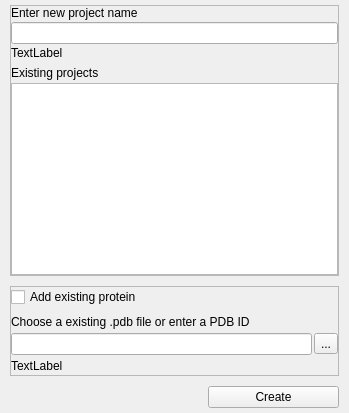
            <widget class="QWidget" name="create_new_project">
             <layout class="QVBoxLayout" name="verticalLayout_38">
              <property name="spacing">
               <number>10</number>
              </property>
              <property name="leftMargin">
               <number>10</number>
              </property>
              <property name="topMargin">
               <number>5</number>
              </property>
              <property name="rightMargin">
               <number>10</number>
              </property>
              <property name="bottomMargin">
               <number>5</number>
              </property>
              <item>
               <widget class="QFrame" name="main_open_frame">
                <property name="frameShape">
                 <enum>QFrame::StyledPanel</enum>
                </property>
                <property name="frameShadow">
                 <enum>QFrame::Raised</enum>
                </property>
                <layout class="QVBoxLayout" name="verticalLayout_27">
                 <property name="leftMargin">
                  <number>0</number>
                 </property>
                 <property name="topMargin">
                  <number>0</number>
                 </property>
                 <property name="rightMargin">
                  <number>0</number>
                 </property>
                 <property name="bottomMargin">
                  <number>0</number>
                 </property>
                 <item>
                  <layout class="QVBoxLayout" name="verticalLayout_26">
                   <property name="spacing">
                    <number>2</number>
                   </property>
                   <item>
                    <widget class="QLabel" name="label_17">
                     <property name="text">
                      <string>Enter new project name</string>
                     </property>
                    </widget>
                   </item>
                   <item>
                    <widget class="QLineEdit" name="txt_new_project_name"/>
                   </item>
                   <item>
                    <widget class="QLabel" name="lbl_new_status_project_name">
                     <property name="text">
                      <string>TextLabel</string>
                     </property>
                     <property name="alignment">
                      <set>Qt::AlignLeading|Qt::AlignLeft|Qt::AlignTop</set>
                     </property>
                     <property name="margin">
                      <number>0</number>
                     </property>
                     <property name="indent">
                      <number>-1</number>
                     </property>
                    </widget>
                   </item>
                  </layout>
                 </item>
                 <item>
                  <layout class="QVBoxLayout" name="verticalLayout_25">
                   <property name="spacing">
                    <number>3</number>
                   </property>
                   <item>
                    <widget class="QLabel" name="label_27">
                     <property name="text">
                      <string>Existing projects</string>
                     </property>
                    </widget>
                   </item>
                   <item>
                    <widget class="QListWidget" name="list_new_projects">
                     <property name="sizePolicy">
                      <sizepolicy hsizetype="Expanding" vsizetype="Expanding">
                       <horstretch>0</horstretch>
                       <verstretch>0</verstretch>
                      </sizepolicy>
                     </property>
                     <property name="minimumSize">
                      <size>
                       <width>0</width>
                       <height>0</height>
                      </size>
                     </property>
                     <property name="maximumSize">
                      <size>
                       <width>16777215</width>
                       <height>16777215</height>
                      </size>
                     </property>
                    </widget>
                   </item>
                  </layout>
                 </item>
                </layout>
               </widget>
              </item>
              <item>
               <widget class="QFrame" name="frame">
                <property name="minimumSize">
                 <size>
                  <width>0</width>
                  <height>90</height>
                 </size>
                </property>
                <property name="maximumSize">
                 <size>
                  <width>16777215</width>
                  <height>90</height>
                 </size>
                </property>
                <property name="frameShape">
                 <enum>QFrame::StyledPanel</enum>
                </property>
                <property name="frameShadow">
                 <enum>QFrame::Raised</enum>
                </property>
                <layout class="QVBoxLayout" name="verticalLayout_37">
                 <property name="spacing">
                  <number>6</number>
                 </property>
                 <property name="leftMargin">
                  <number>0</number>
                 </property>
                 <property name="topMargin">
                  <number>0</number>
                 </property>
                 <property name="rightMargin">
                  <number>0</number>
                 </property>
                 <property name="bottomMargin">
                  <number>0</number>
                 </property>
                 <item>
                  <widget class="QCheckBox" name="cb_new_add_reference">
                   <property name="text">
                    <string>Add existing protein</string>
                   </property>
                   <property name="checkable">
                    <bool>true</bool>
                   </property>
                  </widget>
                 </item>
                 <item>
                  <layout class="QVBoxLayout" name="verticalLayout_36">
                   <property name="spacing">
                    <number>2</number>
                   </property>
                   <item>
                    <widget class="QLabel" name="lbl_new_choose_reference">
                     <property name="text">
                      <string>Choose a existing .pdb file or enter a PDB ID</string>
                     </property>
                    </widget>
                   </item>
                   <item>
                    <layout class="QHBoxLayout" name="horizontalLayout_26">
                     <item>
                      <widget class="QLineEdit" name="txt_new_choose_reference"/>
                     </item>
                     <item>
                      <widget class="QToolButton" name="btn_new_choose_reference">
                       <property name="text">
                        <string>...</string>
                       </property>
                      </widget>
                     </item>
                    </layout>
                   </item>
                   <item>
                    <widget class="QLabel" name="lbl_new_status_choose_reference">
                     <property name="text">
                      <string>TextLabel</string>
                     </property>
                    </widget>
                   </item>
                  </layout>
                 </item>
                </layout>
               </widget>
              </item>
              <item>
               <layout class="QHBoxLayout" name="horizontalLayout_23">
                <item>
                 <spacer name="horizontalSpacer_10">
                  <property name="orientation">
                   <enum>Qt::Horizontal</enum>
                  </property>
                  <property name="sizeHint" stdset="0">
                   <size>
                    <width>198</width>
                    <height>20</height>
                   </size>
                  </property>
                 </spacer>
                </item>
                <item>
                 <widget class="QPushButton" name="btn_new_create_project">
                  <property name="minimumSize">
                   <size>
                    <width>131</width>
                    <height>0</height>
                   </size>
                  </property>
                  <property name="text">
                   <string>Create</string>
                  </property>
                 </widget>
                </item>
               </layout>
              </item>
             </layout>
            </widget>
